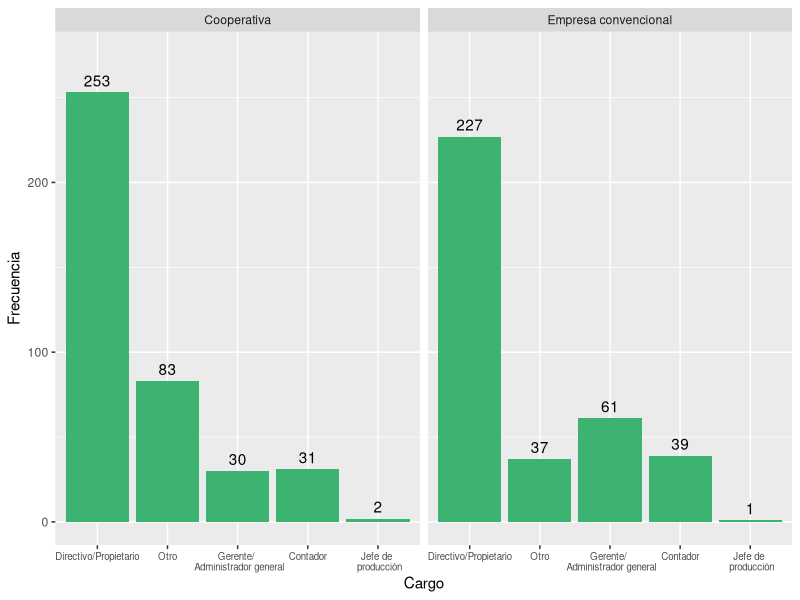
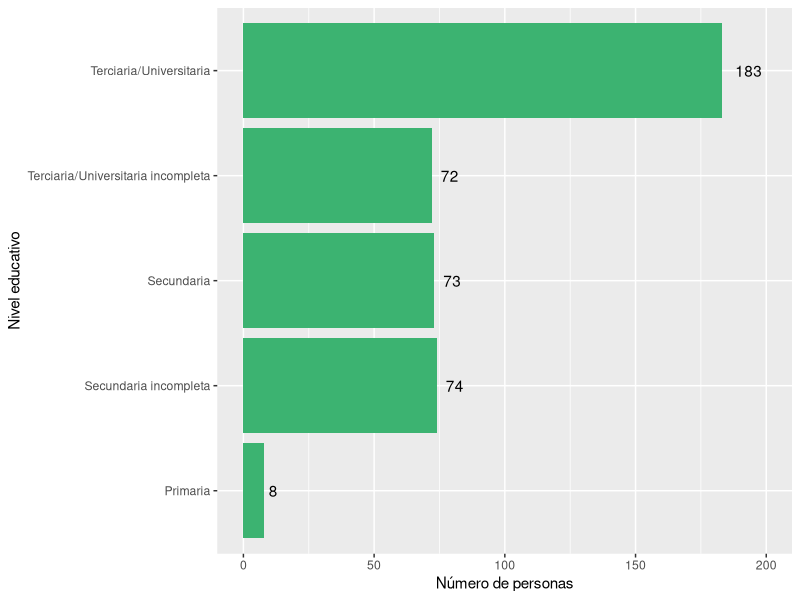
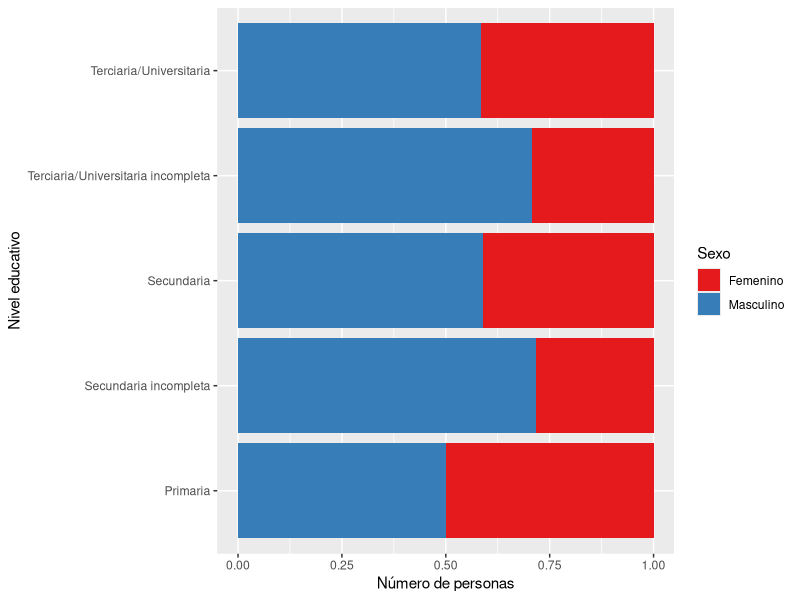
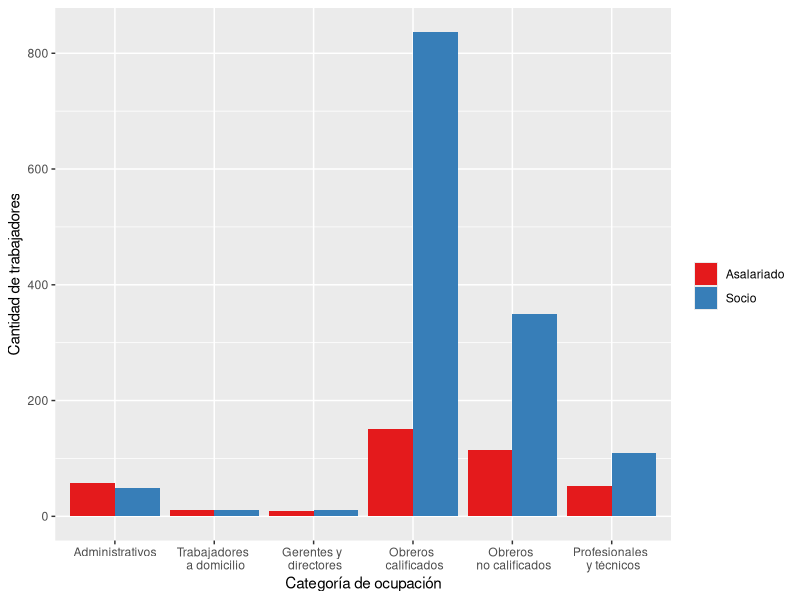
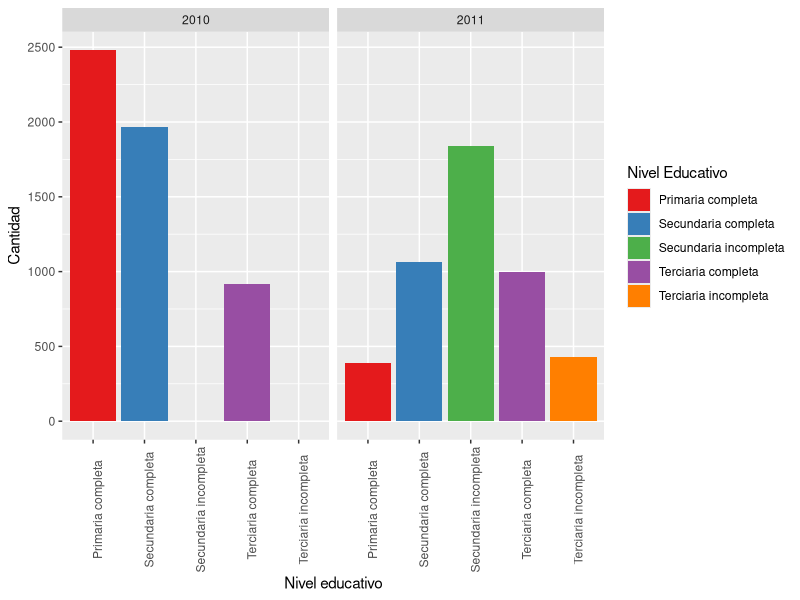
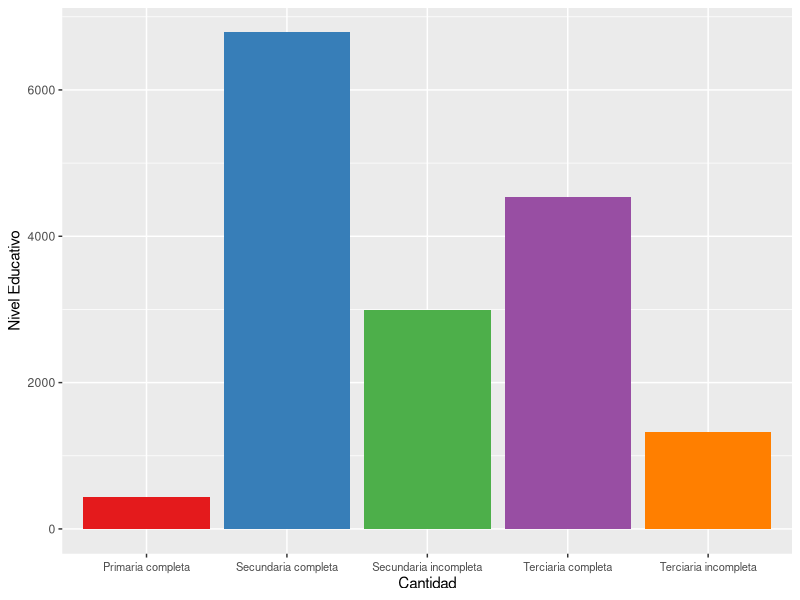
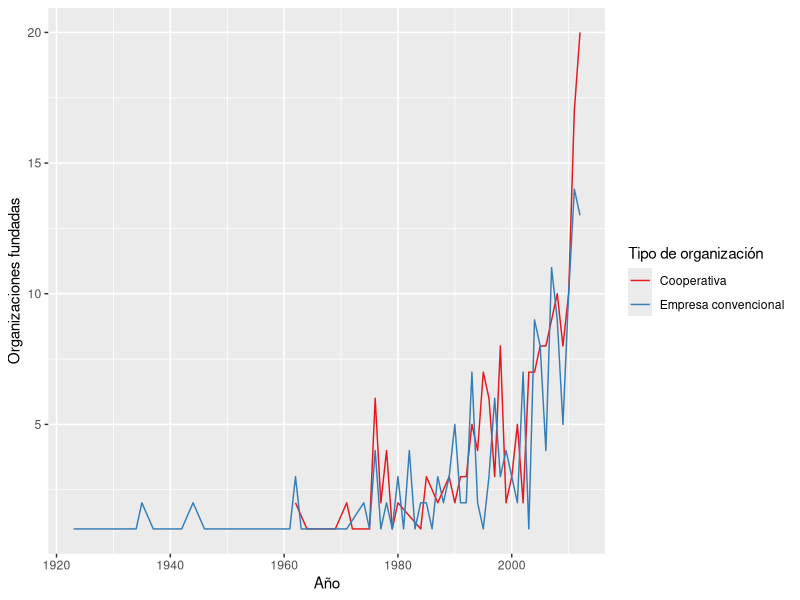
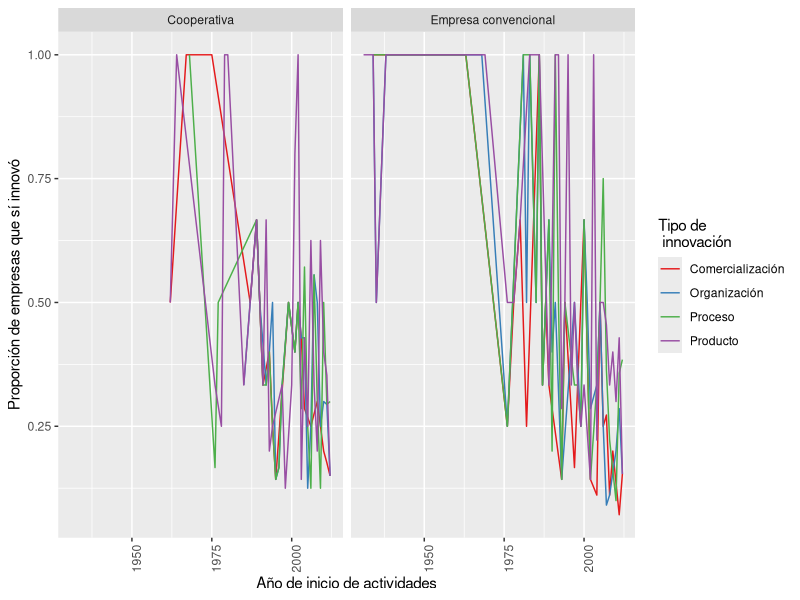

Source code (R) for these figures, in order:
## ---- chunk 1
knitr::opts_chunk$set(echo = FALSE, fig.pos = 'h', message = FALSE, warning = FALSE, fig.height = 5)
## ---- chunk 2
### PREPARACIÓN DE LOS DATOS ###

library(tidyverse)
library(haven)
library(scales)
library(lubridate)

datos <- read_dta("Datos/2011_2013panel.dta")

#Datos sobre: info general, cantidad de ocupados segun categorias   

gen_ocup <- datos %>% select(form, año, cp, ct, a22cargo, a4, a11a1, a11a2, a11a3,b1, b2SOC1:b2ASALtot, b2SOC135:b2ASALtotf, b3soc2p: b3asal6tuc, starts_with("ciiu"))


#Datos sobre: supervisión y conflicto: gestion, ausentismo

sup_conf <- datos %>%
  select(form, año, f21, f22, f23, f3, f3b1, f3b2, f3b3, f4bactitud, f4ccalidad)

  
#Datos sobre: tecnologia e innovación

tecno <- datos %>%
  select(form, año, g11:g31, g31:g31resul, g4proc:g422emp, g41a, g41b, g43a:g44b)
  
#Opiniones del entrevistado

opinion <- datos %>%
  select(form, año, h1posturaa, h5pacienci, h84educaci, h89sexo)

##Remuneraciones

#Salarios nominales promedio por categoria
Salarios <- datos %>% 
  select(form, año, c31asal:c36rs) 

##Inversion y financiamiento

EdiCons <- datos %>%
  select(Capital=d11capcap, Gastos= d11invgasg, Ingresos=d11invingi, Inversiones=d11invinv, Activo=d11actact)

TotAct <- datos %>%
  select(d16captot:d16acttot)

TotPas <- datos %>%
  select(d2tot)


#Trabajadores que ingresaron y dejaron la cooperativa por edad.
TraIng <- datos %>%
  select(año, b18a35soc:b18atot)

TraDej <- datos %>%
  select(año, b14a35soc:b14atot)

## ---- chunk 3

gen_ocup %>%
  filter(is.na(a22cargo) == FALSE) %>%
  mutate(a22cargo = recode(a22cargo, `1` = "Directivo/Propietario", `2` = "Gerente/ \n Administrador general", `3` = "Contador", `4` = "Jefe de \n producción", `5` = "Otro"), cp = recode(cp, `1` = "Cooperativa", `0` = "Empresa convencional")) %>%
  group_by(cp, a22cargo) %>%
  summarise(Frecuencia = n()) %>%
  ggplot(aes(x = reorder(a22cargo, -Frecuencia))) +
  geom_bar(aes(y = Frecuencia), stat = "identity", fill = "mediumseagreen") +
  facet_wrap(vars(cp)) + 
  geom_text(aes(y = Frecuencia, label = Frecuencia), vjust = -.5) +
  ylim(0, 275) + 
  theme(axis.text.x = element_text(size = 7)) +
  labs(x = "Cargo", y = "Frecuencia") 
## ---- chunk 4
opinion %>%
  filter(is.na(h89sexo) == FALSE) %>%  #En el primer anio no se pregunto
  ggplot() +
  geom_bar(aes(as.factor(h84educaci)), fill = "mediumseagreen") +
  scale_x_discrete(labels = c("Primaria", "Secundaria incompleta", "Secundaria", "Terciaria/Universitaria incompleta", "Terciaria/Universitaria")) +
  coord_flip() +
  labs(x = "Nivel educativo", y = "Número de personas") +
  geom_text(aes(x = h84educaci, y = (..count..), label = (..count..)), stat = "count", hjust = -.5) + ylim(0, 200)
## ---- chunk 5
opinion %>%
  filter(is.na(h89sexo) == FALSE) %>%
  mutate(h89sexo = recode(h89sexo, `1` = "Masculino", `2` = "Femenino")) %>%
  ggplot() +
  geom_bar(aes(as.factor(h84educaci), fill = as.factor(h89sexo)), position = "fill") +
  scale_fill_discrete(labels = c("Masculino", "Femenino")) +
  scale_fill_brewer(palette = "Set1") +
  scale_x_discrete(labels = c("Primaria", "Secundaria incompleta", "Secundaria", "Terciaria/Universitaria incompleta", "Terciaria/Universitaria")) +
  coord_flip() +
  labs(x = "Nivel educativo", y = "Número de personas", fill = "Sexo") 
## ---- chunk 6
gen_ocup %>%
  gather("categoria", "ocup", b2SOC1:b2SOC6, b2ASAL1:b2ASAL6) %>%
  filter(!is.na(categoria), cp == 1) %>%
  mutate(
    cat_ocup = case_when(
               categoria %in% c("b2SOC1", "b2ASAL1") ~ "Gerente_dir",
               categoria %in% c("b2SOC2", "b2ASAL2") ~ "prof_tec",
               categoria %in% c("b2SOC3", "b2ASAL3") ~ "admin",
               categoria %in% c("b2SOC4", "b2ASAL4") ~ "obrero_calif",
               categoria %in% c("b2SOC5", "b2ASAL5") ~ "obrero_nocalif",
               categoria %in% c("b2SOC6", "b2ASAL6") ~ "adomicilio"
               ),
    cat_AS = if_else(categoria %in% c("b2SOC1", "b2SOC2", "b2SOC3", "b2SOC4", "b2SOC5", "b2SOC6"), "Socio", "Asalariado")
    ) %>%
  ggplot() +
  geom_bar(aes(x = cat_ocup, y = ocup, fill = cat_AS), stat = "identity", position = "dodge") +
  scale_x_discrete(labels = c(
    "Administrativos", 
    "Trabajadores \n a domicilio", 
    "Gerentes y \n directores", 
    "Obreros \n calificados", 
    "Obreros \n no calificados", 
    "Profesionales \n y técnicos")
    ) + 
  labs(x = "Categoría de ocupación", y = "Cantidad de trabajadores", fill = "") +
  scale_fill_brewer(palette = "Set1")
## ---- chunk 7
gen_ocup %>%
  select(año, b3soc2p:b3soc6tuc) %>%
  group_by(año) %>%
  summarise(b3soc2p = sum(b3soc2p, na.rm = T),
            b3soc3si = sum(b3soc3si, na.rm = T),
            b3soc4sc = sum(b3soc4sc, na.rm = T),
            b3soc5tui = sum(b3soc5tui, na.rm = T),
            b3soc6tuc = sum(b3soc6tuc, na.rm = T)) %>%
  gather("NivelEducativo", "Cantidad", -año) %>%
  mutate(NivelEducativo = recode(NivelEducativo, b3soc2p = "Primaria completa", b3soc3si = "Secundaria incompleta", b3soc4sc = "Secundaria completa", b3soc5tui = "Terciaria incompleta", b3soc6tuc = "Terciaria completa"), año = recode(año, `1` = 2010, `2` = 2011)) %>% 
  ggplot() +
  geom_bar(aes(x = NivelEducativo, y = Cantidad, fill = NivelEducativo), stat = "identity", position = "dodge") + facet_wrap(~año) + theme(axis.text.x = element_text(angle = 90)) +
  labs(x = "Nivel educativo", y = "Cantidad", fill = "Nivel Educativo") +
  scale_fill_brewer(palette = "Set1")
  
## ---- chunk 8
gen_ocup %>%
  select(año, b3asal2p:b3asal6tuc) %>%
  filter(año == 2) %>% 
  group_by(año) %>%
  summarise(b3asal2p = sum(b3asal2p, na.rm = T),
            b3asal3si = sum(b3asal3si, na.rm = T),
            b3asal4sc = sum(b3asal4sc, na.rm = T),
            b3asal5tui = sum(b3asal5tui, na.rm = T),
            b3asal6tuc = sum(b3asal6tuc, na.rm = T)) %>%
  gather("NivelEducativo", "Cantidad", -año) %>%
  mutate(NivelEducativo = recode(NivelEducativo, b3asal2p = "Primaria completa", b3asal3si = "Secundaria incompleta", b3asal4sc = "Secundaria completa", b3asal5tui = "Terciaria incompleta", b3asal6tuc = "Terciaria completa")) %>% 
 ggplot() +
  geom_bar(aes(y = Cantidad, x = NivelEducativo, fill = NivelEducativo), stat = "identity") +
   theme(axis.text.x = element_text(vjust = 0.5, size = 8), legend.position = "none") +
  labs(x = "Cantidad", y = "Nivel Educativo", colour = "Nivel Educativo") +
  scale_fill_brewer(palette = "Set1")
## ---- chunk 9
inno_arr <- datos %>%
  select(form, año, cp, a4, g4prod, g4proc, g4org, g4com) %>%
  mutate(a4 = as.Date(a4, format = "%d/%m/%Y")) %>%
  filter(a4 > "1800-01-01" & a4 < "2013-01-01", is.na(g4prod) == FALSE, is.na(g4proc) == FALSE, is.na(g4org) == FALSE, is.na(g4com) == FALSE)

inno_arr %>%
  mutate(a4 = year(a4), cp = recode(cp, `0` = "Empresa convencional", `1` = "Cooperativa")) %>%
  group_by(a4, cp) %>%
  summarise(n = n()) %>%
  ggplot() +
  geom_line(aes(x = a4, y = n, color = cp)) +
  labs(x = "Año", y = "Organizaciones fundadas", color = "Tipo de organización") +
  scale_color_brewer(palette = "Set1") 
  
## ---- chunk 10
inno_arr %>%
  gather("tipo", "hubo", g4prod, g4proc, g4org, g4com) %>%
  mutate(a4 = year(a4), hubo = recode(hubo, `1` = "Sí", `2` = "No"), cp = recode(cp, `0` = "Empresa convencional", `1` = "Cooperativa"), tipo = recode(tipo, g4com = "Comercialización", g4org = "Organización", g4proc = "Proceso", g4prod = "Producto" )) %>%
  group_by(a4, cp,  tipo, hubo) %>%
  summarise(n = n()) %>%
  mutate(prop = n/sum(n)) %>%
  filter(hubo != "No") %>%
  ggplot() +
  geom_line(aes(x = a4, y = prop, color = tipo)) +
  facet_wrap(vars(cp)) + 
  labs(x = "Año de inicio de actividades", y = "Proporción de empresas que sí innovó", color = "Tipo de \n innovación") +
  theme(axis.text.x = element_text(angle = 90)) +
  scale_color_brewer(palette = "Set1")
## ---- chunk 11

#ver outliers

gen_ocup %>%
  mutate(tipo_coop = case_when(cp == 1 & is.na(ct) ~ "CP", ct == 1  ~ "CT")) %>%
  filter(a11a1 < 500, a11a2 < 500, a11a3 < 500) %>% #Hay outliers que son posibles errores y afectan mucho la grafica
  gather("tipo_colab", "cantidad", a11a1, a11a2, a11a3) %>%
  mutate(tipo_colab = recode(tipo_colab,a11a1 = "Proveedoras", a11a2 = "Socias", a11a3 = "Clientes")) %>%
  group_by(tipo_colab, cantidad) %>%
  summarise(n = n()) %>%
  ggplot() + 
  geom_bar(aes(x = cantidad, y =  n), stat = "identity", fill = "mediumseagreen") + 
  facet_wrap(vars(tipo_colab)) +
  labs(x = "Número de cooperativas", y = "Frecuencia entre las cooperativas encuestadas")
## ---- chunk 12
gen_ocup %>%
  mutate(tipo_coop = case_when(cp == 1 & is.na(ct) ~ "CP", ct == 1  ~ "CT")) %>%
  filter(a11a1 < 500, a11a2 < 500, a11a3 < 500) %>% #Hay outliers que son posibles errores y afectan mucho la grafica
  gather("tipo_colab", "cantidad", a11a1, a11a2, a11a3) %>%
  mutate(tipo_colab = recode(tipo_colab,a11a1 = "Proveedoras", a11a2 = "Socias", a11a3 = "Clientes")) %>%
  group_by(tipo_colab, cantidad) %>%
  filter(cantidad > 15)

## ---- chunk 13
dat_5 <- datos %>%
  select(form, año, f3, h5pacienci, h1posturaa, h89sexo) %>%
  filter(año == 2, is.na(f3) == FALSE, is.na(h5pacienci) == FALSE ) %>%
  mutate(h89sexo = recode(h89sexo, `1` = "Masculino", `2` = "Femenino"), f3 = recode(f3, `1` = "Sí", `2` = "No"))


  ggplot(dat_5) +
    geom_bar(aes(x = as.factor(h5pacienci), fill = as.factor(f3)), position = "fill") +
    labs(x = "Nivel de paciencia", y = "Proporción", fill = "¿Es el ausentismo \n un problema \n en su cooperativa?") +
    scale_fill_brewer(palette = "Accent")
## ---- chunk 14
dat_7 <- datos %>%
  select(form, año, g11, g12, g13, g14, g15) 

dat_7 %>%
  filter(año == 1) %>%
  group_by(g14, g12 ) %>%
  summarise(n = n()) %>%
  mutate(prop = round(n/sum(n), 4)) %>%
  ggplot(aes(x = as.factor(g14), y = as.factor(g12))) +
  geom_tile(aes(fill = prop)) +
  geom_text(aes(label = prop), color = "white") +
  scale_x_discrete(labels = c("Mucho peor", "Peor", "Igual", "Mejor", "Mucho mejor")) +
  scale_y_discrete(labels = c("Mucho peor", "Peor", "Igual", "Mejor", "Mucho mejor")) +
  labs(x = "Capacitación de personal", y = "Capacidad de producción", fill = "Proporción")
## ---- chunk 15
dat_7 <- datos %>%
  select(form, año, g11, g12, g13, g14, g15) 

dat_7 %>%
  filter(año == 1) %>%
  group_by(g15, g12 ) %>%
  summarise(n = n()) %>%
  mutate(prop = round(n/sum(n), 4)) %>%
  ggplot(aes(x = as.factor(g15), y = as.factor(g12))) +
  geom_tile(aes(fill = prop)) +
  geom_text(aes(label = prop), color = "white") +
  scale_x_discrete(labels = c("Mucho peor", "Peor", "Igual", "Mejor", "Mucho mejor")) +
  scale_y_discrete(labels = c("Mucho peor", "Peor", "Igual", "Mejor", "Mucho mejor")) +
  labs(x = "Maquinaria y equipos", y = "Capacidad de producción", fill = "Proporción")
## ---- chunk 16
datos %>%
  select(cp, form, año, g31:g31resul) %>%
  mutate(cp = recode(cp, `1` = "Cooperativa", `0` = "Empresa convencional")) %>%
  filter(g31 == 1, is.na(g31resul) == FALSE) %>%
  ggplot() +
  geom_boxplot(aes(x = as.factor(g31resul), y = g31inv)) +
  scale_y_log10(breaks = trans_breaks("log10", function(x) 10^x),
              labels = trans_format("log10", math_format(10^.x))) +
  facet_wrap(vars(cp)) + 
  scale_x_discrete(labels = c("Malo", "Nulo", "Bueno", "Muy bueno")) +
  labs(x = "Resultado de la inversión", y = "Monto de la inversión (escala log10)")
## ---- chunk 17
datos %>%
  select(cp, form, a4, año, g31inv, g31 , e14) %>%
  mutate(
    a4 = as.Date(a4, format = "%d/%m/%Y"), 
    año = recode(año, `1` = "2010", `2` = "2011"), 
    cp = recode(cp, `0` = "Empresa convencional", `1` = "Cooperativa")
    ) %>%
  filter(year(a4) < 2000, g31 == 1, g31inv > 0, !is.na(g31inv)) %>% #Las empresas nuevas tienen un período en déficit donde están recuperando la inversión
ggplot(aes(g31inv, e14)) +
  geom_point(color = "mediumseagreen") +
  facet_grid(vars(cp), vars(año)) +
  scale_y_log10(breaks = trans_breaks("log10", function(x) 10^x),
              labels = trans_format("log10", math_format(10^.x))) +
  scale_x_log10(breaks = trans_breaks("log10", function(x) 10^x),
              labels = trans_format("log10", math_format(10^.x))) +
  labs(x = "Monto de inversión", y = "Total de ingresos") 
 
## ---- chunk 18
inno_arr %>% 
  ggplot() +
   geom_bar(aes(as.factor(year(a4)), fill = as.factor(g4prod)), position = "fill") +
   scale_fill_discrete(labels = c("Si", "No" )) +
   labs(x = "Año de inicio de actividades", y = "Proporción", fill = "¿Hubo innovación en producto?") +
   theme(axis.text.x = element_text(angle = 90)) 

## ---- chunk 19

ggplot(inno_arr) +
  geom_bar(aes(as.factor(year(a4)), fill = as.factor(g4proc)), position = "fill") +
  scale_fill_discrete(labels = c("Si", "No" )) +
  labs(x = "Año de inicio de actividades", y = "Proporción", fill = "¿Hubo innovación en proceso?") +
   theme(axis.text.x = element_text(angle = 90)) 

## ---- chunk 20

ggplot(inno_arr) +
  geom_bar(aes(as.factor(year(a4)), fill = as.factor(g4org)), position = "fill") +
  scale_fill_discrete(labels = c("Si", "No" )) +
  labs(x = "Año de inicio de actividades", y = "Proporción", fill = "¿Hubo innovación en organización?") +
   theme(axis.text.x = element_text(angle = 90)) 

## ---- chunk 21

ggplot(inno_arr) +
  geom_bar(aes(as.factor(year(a4)), fill = as.factor(g4com)), position = "fill") +
  scale_fill_discrete(labels = c("Si", "No" )) +
  labs(x = "Año de inicio de actividades", y = "Proporción", fill = "¿Hubo innovación en comercialización?") +
   theme(axis.text.x = element_text(angle = 90)) 
